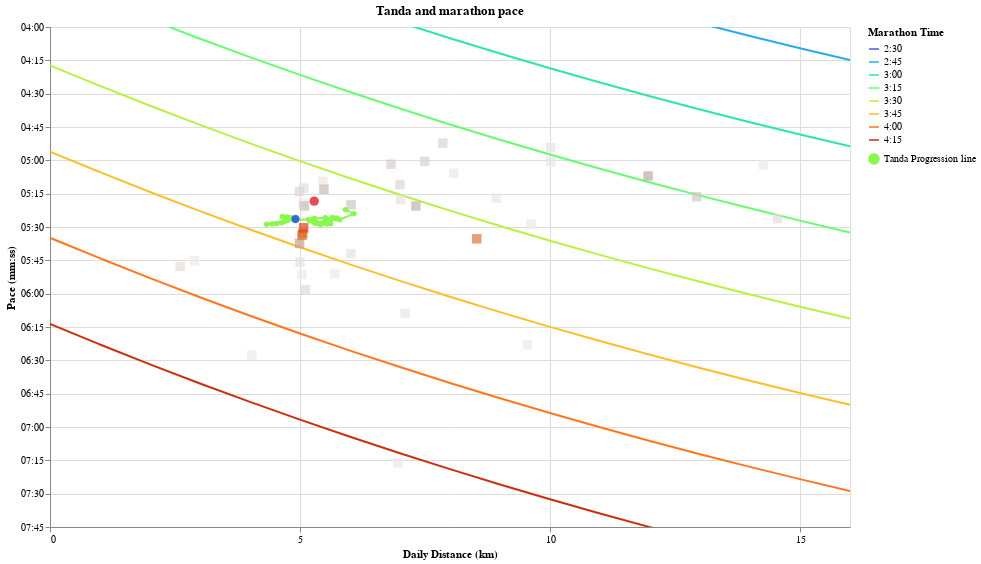

The notebook cell saved with this chart:
### Code cell
(marathon_times + daily_line + tanda_progression + current_form).properties(
    title="Tanda and marathon pace",
).interactive().show()
